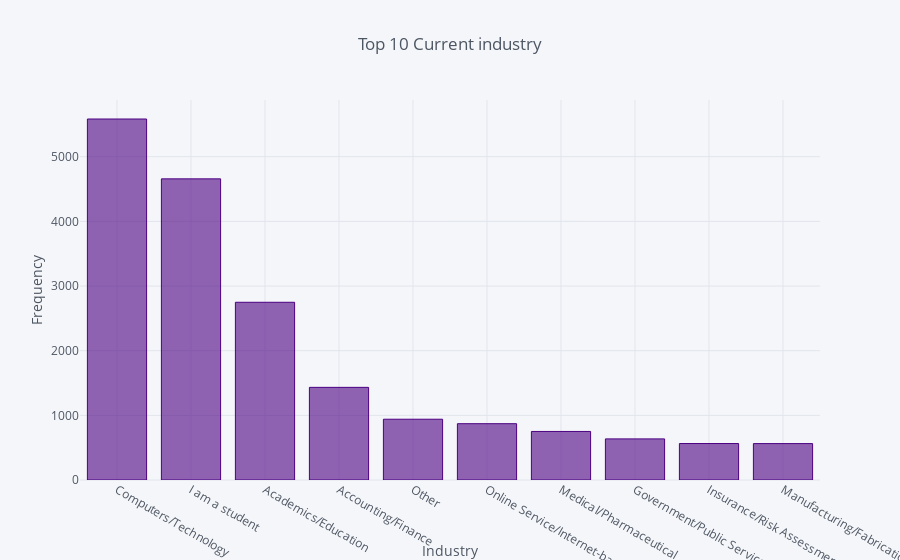

Here is the notebook cell this chart was saved with:
### Markdown cell above
### Q6). Top 10 Industries of respondants.

### Code cell
industry = df_mcr['Q7'].value_counts().reset_index()[:10]
industry.iplot(kind='bar',x='index', y='Q7', title='Top 10 Current industry', 
             xTitle='Industry', yTitle='Frequency',colors='indigo')

### Figure 1 — Plotly figure (JSON) as saved in the notebook; plotly's stock layout.template omitted (floating-point values rounded to 4 significant figures)
{"data": [{"marker": {"color": "rgba(75, 0, 130, 0.6)", "line": {"color": "rgba(75, 0, 130, 1.0)", "width": 1}}, "name": "Q7", "orientation": "v", "text": "", "type": "bar", "uid": "14df6b64-6d3b-44d4-a303-67d177fe5465", "x": ["Computers/Technology", "I am a student", "Academics/Education", "Accounting/Finance", "Other", "Online Service/Internet-based Services", "Medical/Pharmaceutical", "Government/Public Service", "Insurance/Risk Assessment", "Manufacturing/Fabrication"], "y": [5584, 4658, 2749, 1433, 940, 871, 751, 636, 564, 563]}], "layout": {"legend": {"bgcolor": "#F5F6F9", "font": {"color": "#4D5663"}}, "paper_bgcolor": "#F5F6F9", "plot_bgcolor": "#F5F6F9", "title": {"font": {"color": "#4D5663"}, "text": "Top 10 Current industry"}, "xaxis": {"gridcolor": "#E1E5ED", "showgrid": true, "tickfont": {"color": "#4D5663"}, "title": {"font": {"color": "#4D5663"}, "text": "Industry"}, "zerolinecolor": "#E1E5ED"}, "yaxis": {"gridcolor": "#E1E5ED", "showgrid": true, "tickfont": {"color": "#4D5663"}, "title": {"font": {"color": "#4D5663"}, "text": "Frequency"}, "zerolinecolor": "#E1E5ED"}}}
